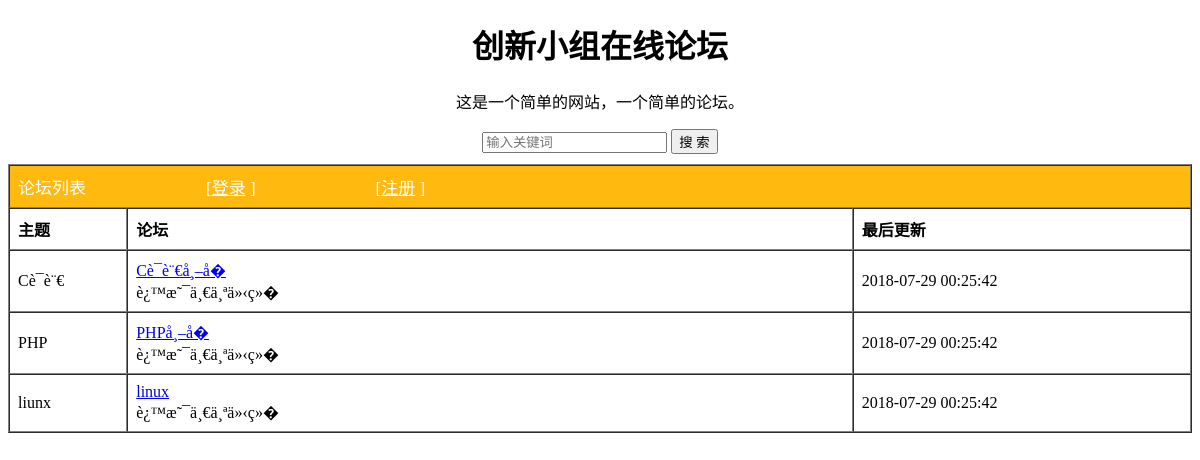
/bbs/index.php, run on the app's committed database.
### tables this page shows
CREATE TABLE IF NOT EXISTS `forums` (
  `id` int(6) unsigned NOT NULL AUTO_INCREMENT,
  `forum_name` varchar(50) NOT NULL,
  `forum_description` varchar(200) NOT NULL,
  `subject` varchar(50) NOT NULL,
  `last_post_time` datetime NOT NULL,
  `F` int(10) DEFAULT NULL,
  PRIMARY KEY (`id`)
);

### bbs/index.php (the view, shortened to what this page needs)
<?php
$servername = "localhost";
$username = "root";
$password = "root";
$dbname = "mybbs";
$conn = mysqli_connect($servername, $username, $password, $dbname);
mysqli_set_charset($conn,'utf8');
?>
<!DOCTYPE html>
<html lang="zh">
<head>
</head>
<body>
        <div id="a">
            <h1>创新小组在线论坛</h1>
            <p>这是一个简单的网站，一个简单的论坛。</p>
            <form method="post" action="sousuo.php">
            <div class="input-group input-group-lg"> <span class="input-group-addon" id="sizing-addon1"><span class="glyphicon glyphicon-plus" aria-hidden="true"></span></span>
            <input type="text" name="sousuo" class="form-control" placeholder="输入关键词" aria-describedby="sizing-addon1">
            <span class="input-group-btn">
            <button class="btn btn-default" type="submit">搜 索</button>
            </span> </div>
            </form>
        </div>
		<div>
			  <table  border="1px" cellspacing="0" cellpadding="8"align="center">
    <tr class="title">
        <td COLSPAN="3">
		<?php
			if(empty($_SESSION['username'])){
				echo '论坛列表<span class="right">[<a style="color: white" href="login.html">登录</a> ]</span>';
			    echo '<span class="right">[<a style="color: white" href="reg.html">注册</a> ]</span>';
			}
			else{
				echo '<span class="right">[<a style="color: white" href="user.php">用户</a> ]：'.$_SESSION['username'].'</span>';
			}
		?>
        </td>
    </tr>
    <tr>
        <td width="10%"><strong>主题</strong></td>
        <td width="40"><strong>论坛</strong></td>
        <td width="15"><strong>最后更新</strong></td>
    </tr>
    <?php
 $sql="select * from forums";
 $que=mysqli_query($conn,$sql);
 $sum=mysqli_num_rows($que);
 if($sum>0) {
 while ($row = mysqli_fetch_array($que)) {
 ?>
 <tr>
                <td><?php echo $row['subject'] ?></td>
                <td><?php echo "<div class=\"bold\"><a class=\"forum\" href=\"forums.php?F=" . $row['id'] . "\">" . $row["forum_name"] . "</a></div>"
 . $row["forum_description"] ?></td>
                <td>
                    <div><?php echo $row["last_post_time"]?></div>
                </td>
            </tr>
            <?php
 }
    }else{
 echo "<tr><td colspan='3'>对不起，论坛正在建设中，感谢你的关注......</td></tr>";
    }
 ?>
</table>
		</div>
</body>
</html>

### bbs/index.php (style rules this page uses)
#a { text-align:center; }
table { width: 400; margin-top: 10px; }
.title { background-color: #FFB90F; font-size: 17px; color: white; }
.right { margin-left: 120px; }

### data on the page
forums: subject "Cè¯­è¨€", forum_name "Cè¯­è¨€å¸–å­�", forum_description "è¿™æ˜¯ä¸€ä¸ªä»‹ç»�", last_post_time "2018-07-29 00:25:42"
forums: subject "PHP", forum_name "PHPå¸–å­�", forum_description "è¿™æ˜¯ä¸€ä¸ªä»‹ç»�", last_post_time "2018-07-29 00:25:42"
forums: subject "liunx", forum_name "linux", forum_description "è¿™æ˜¯ä¸€ä¸ªä»‹ç»�", last_post_time "2018-07-29 00:25:42"
